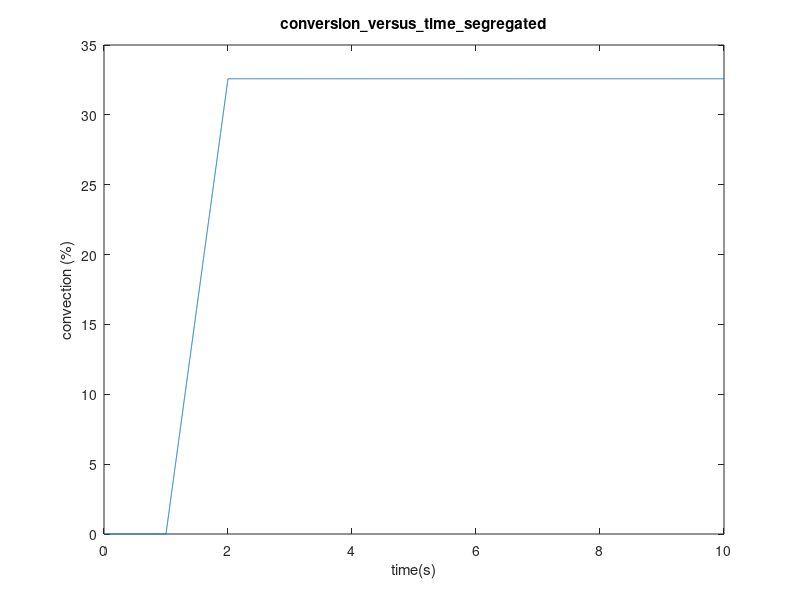

The MATLAB script that drew this image:
iteration=10000;
t=linspace(0,10 ,iteration); %generate time vector
E=[]; %initialize
X=[]; %initialize
ca0=2;
k=0.3;
for i=1:1:iteration  %get E(t)
    if t(i)<1
        E(i)=0;
    elseif t(i)>=1 && t(i)<=2
            E(i)=1;
        else 
            E(i)=0;
    end
end
for i=1:1:iteration  %calcuate every X(i)
    if E(i)==0
      ca(i)=ca0;
    else
        ca(i)=sqrt(1/(k*E(i)+ca0^-2));%ca0*exp(-k*E(i)); 
    end
end
total_X_store=[0]
X=(ca0-ca)/ca0;
for i=2:1:iteration   %integrate to get X(t)
total_X=trapz(t(1:i),X(1:i));
total_X_store=[total_X_store total_X];
end
plot(t,total_X_store*100)
title('conversion\_versus\_time\_segregated')
xlabel('time(s)')
ylabel('convection (%)')
